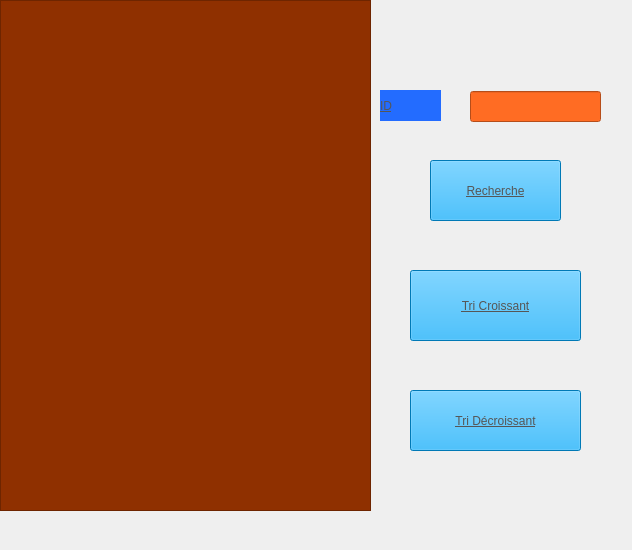
    <widget class="QWidget" name="tab_20">
     <attribute name="title">
      <string>Recherche + Tri</string>
     </attribute>
     <widget class="QPushButton" name="pushButton_13">
      <property name="geometry">
       <rect>
        <x>430</x>
        <y>160</y>
        <width>131</width>
        <height>61</height>
       </rect>
      </property>
      <property name="styleSheet">
       <string notr="true">background-color: rgb(0, 170, 255);


color: rgb(86, 86, 86);

font: 700 italic 12pt &quot;Segoe UI&quot;;
text-decoration: underline;
</string>
      </property>
      <property name="text">
       <string>Recherche</string>
      </property>
     </widget>
     <widget class="QLineEdit" name="lineEdit_ID_6">
      <property name="geometry">
       <rect>
        <x>470</x>
        <y>91</y>
        <width>131</width>
        <height>31</height>
       </rect>
      </property>
      <property name="styleSheet">
       <string notr="true">background-color: rgb(255, 108, 35);</string>
      </property>
     </widget>
     <widget class="QLabel" name="label_27">
      <property name="geometry">
       <rect>
        <x>380</x>
        <y>90</y>
        <width>61</width>
        <height>31</height>
       </rect>
      </property>
      <property name="styleSheet">
       <string notr="true">background-color: rgb(35, 108, 255);


color: rgb(86, 86, 86);
font: 700 italic 12pt &quot;Segoe UI&quot;;
text-decoration: underline;
</string>
      </property>
      <property name="text">
       <string>ID</string>
      </property>
     </widget>
     <widget class="QTableView" name="tableView_3">
      <property name="geometry">
       <rect>
        <x>0</x>
        <y>0</y>
        <width>371</width>
        <height>511</height>
       </rect>
      </property>
      <property name="styleSheet">
       <string notr="true">background-color: rgb(143, 48, 0);</string>
      </property>
     </widget>
     <widget class="QPushButton" name="pushButton_14">
      <property name="geometry">
       <rect>
        <x>410</x>
        <y>270</y>
        <width>171</width>
        <height>71</height>
       </rect>
      </property>
      <property name="styleSheet">
       <string notr="true">background-color: rgb(0, 170, 255);


color: rgb(86, 86, 86);

font: 700 italic 12pt &quot;Segoe UI&quot;;
text-decoration: underline;
</string>
      </property>
      <property name="text">
       <string>Tri Croissant</string>
      </property>
     </widget>
     <widget class="QPushButton" name="pushButton_15">
      <property name="geometry">
       <rect>
        <x>410</x>
        <y>390</y>
        <width>171</width>
        <height>61</height>
       </rect>
      </property>
      <property name="styleSheet">
       <string notr="true">background-color: rgb(0, 170, 255);


color: rgb(86, 86, 86);

font: 700 italic 12pt &quot;Segoe UI&quot;;
text-decoration: underline;
</string>
      </property>
      <property name="text">
       <string>Tri Décroissant</string>
      </property>
     </widget>
     <widget class="QLabel" name="label_pic17">
      <property name="geometry">
       <rect>
        <x>2</x>
        <y>-31</y>
        <width>621</width>
        <height>541</height>
       </rect>
      </property>
      <property name="text">
       <string/>
      </property>
     </widget>
     <zorder>label_pic17</zorder>
     <zorder>pushButton_13</zorder>
     <zorder>lineEdit_ID_6</zorder>
     <zorder>label_27</zorder>
     <zorder>tableView_3</zorder>
     <zorder>pushButton_14</zorder>
     <zorder>pushButton_15</zorder>
    </widget>
